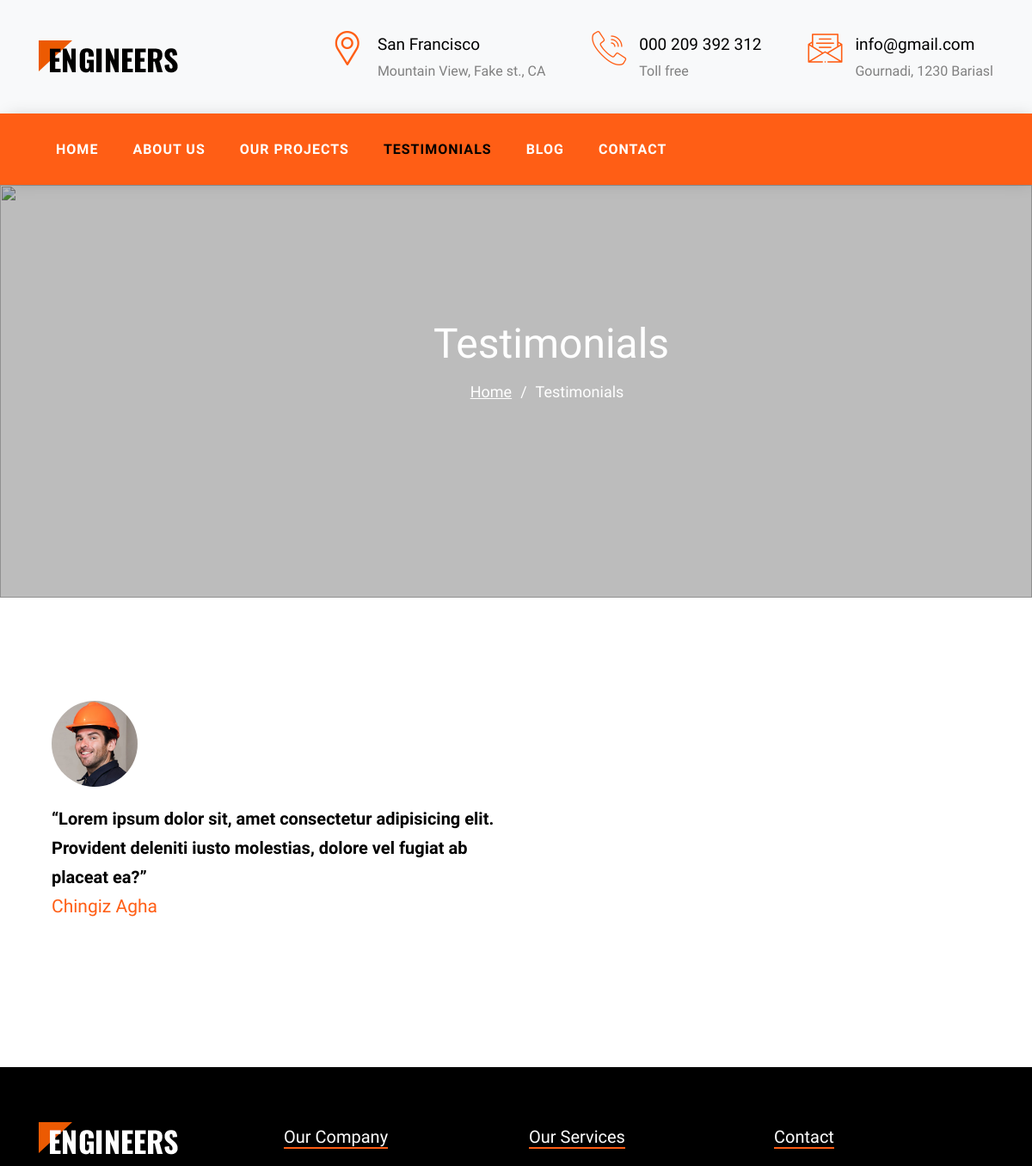
Page /testi (upper part) on the earlier database version.
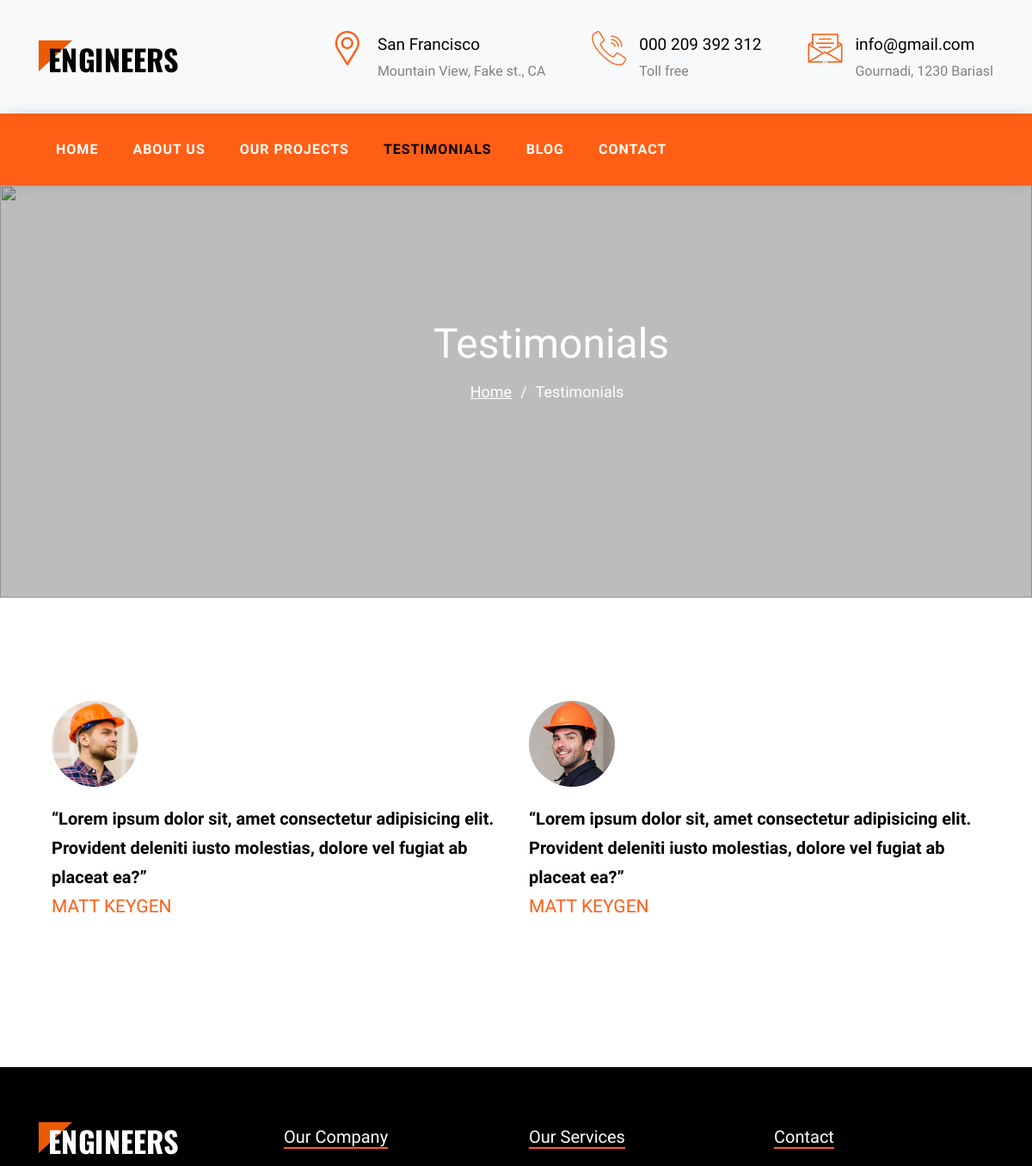
Same page on the later database version.
### engineers/models.py (models this page shows)
class Address(db.Model):
    id = db.Column(db.Integer, primary_key=True)
    icon = db.Column(db.String(20), nullable=True)
    desc = db.Column(db.String(50), nullable=False)
    big_desc = db.Column(db.String(75), nullable=False)

class Testi(db.Model):
    id = db.Column(db.Integer, primary_key=True)
    name = db.Column(db.String(50), nullable=False)
    image = db.Column(db.String(20))
    desc = db.Column(db.Text, nullable=False)

### engineers/controllers.py (the view)
@app.route('/testi')
def testi():
    testis = Testi.query.all()
    address = Address.query.all()
    return render_template('app/testi.html', testis=testis, address=address)

### engineers/templates/app/testi.html (shortened to what this page needs)
{% extends 'app/base.html' %}
{% block content %}
    <menu>
        <div class="row nav-sticky">
            <div class="row-nav col-12 ff-oswald">
                <ul class="d-flex nav-ul color-fff">
                    <li class="nav-li"><a href="/index" >Home</a></li>
                    <li class="nav-li"><a href="/about" >About Us</a></li>
                    <li class="nav-li"><a href="/projects">Our Projects</a></li>
                    <li class="nav-li"><a href="/testi" class="selected">Testimonials</a></li>
                    <li class="nav-li"><a href="/blog" >Blog</a></li>
                    <li class="nav-li"><a href="/contact" >Contact</a></li>
                </ul>
            </div>
        </div>
    </menu>
    <section>
        <figure class="bg-img-fig height-60vh">
            <div class="overlay"></div>
            <img src="{{ url_for('static', filename='img/hero_1.jpg')}}" alt="" class="bg-img user-none">
            <div class="row-title ">
                <div class="about-section-title txt-algn-cnt max-w-1140 p-abs margin-0-auto">
                    <h2 class="margin-0">Testimonials</h2>
                    <p class="d-flex jc-center ff-mulish ">
                        <a href="/index" class="color-fff margin-r-1">Home</a>
                        <span class="margin-r-1">/</span>
                        <span class="margin-r-1">Testimonials</span>
                    </p>
                </div>
            </div>
        </figure>
    </section>
    <div class="block-testi">
        <div class="container max-w-1140 margin-0-auto">
            <div class="row d-flex f-wrap">
                {% for testi in testis %}
                <div class="col-6">
                    <div class="testimonials">
                        <figure class="testi-fig">
                            <img src="static/uploads/{{testi.image}}" alt="">
                        </figure>
                        <p>
                            {{testi.desc}}
                        </p>
                        <span class="span-orange">
                            {{testi.name}}
                        </span>
                    </div>
                </div>
                {% endfor %}
            </div>
        </div>
    </div>
    {% endblock %}

### engineers/templates/includes/header.html
<header>
    <section id="section-head-1">
        <div class="container container-head">
            <div class="row row-head-contact d-flex">
                <figure class="img-head-contact">
                    <a href="#"><img src="{{ url_for('static', filename='img/logo.png')}}" alt="logo-engineers" class="img-logo"></a>
                </figure>
                {% for add in address %}
                <div class="box-head-contact d-flex">
                    <i class="{{add.icon}} head-icon"></i>
                    <div class="contact-text">
                        <div class="top-text ff-oswald f-weight">{{add.desc}}</div>
                        <div class="bottom-text ff-mulish">{{add.big_desc}}</div>
                    </div>
                </div>
                {% endfor %}
            </div>
        </div>
    </section>
</header>

Differences in the rows shown:
changed Testi (number 1 of 2 on the later page): image: a different picture; name "Chingiz Agha" → "MATT KEYGEN"
added Testi: image (picture), desc "“Lorem ipsum dolor sit, amet consectetur adipisicing elit. Provident deleniti iusto molestias, dolore vel fugiat ab placeat ea?”", name "MATT KEYGEN"
